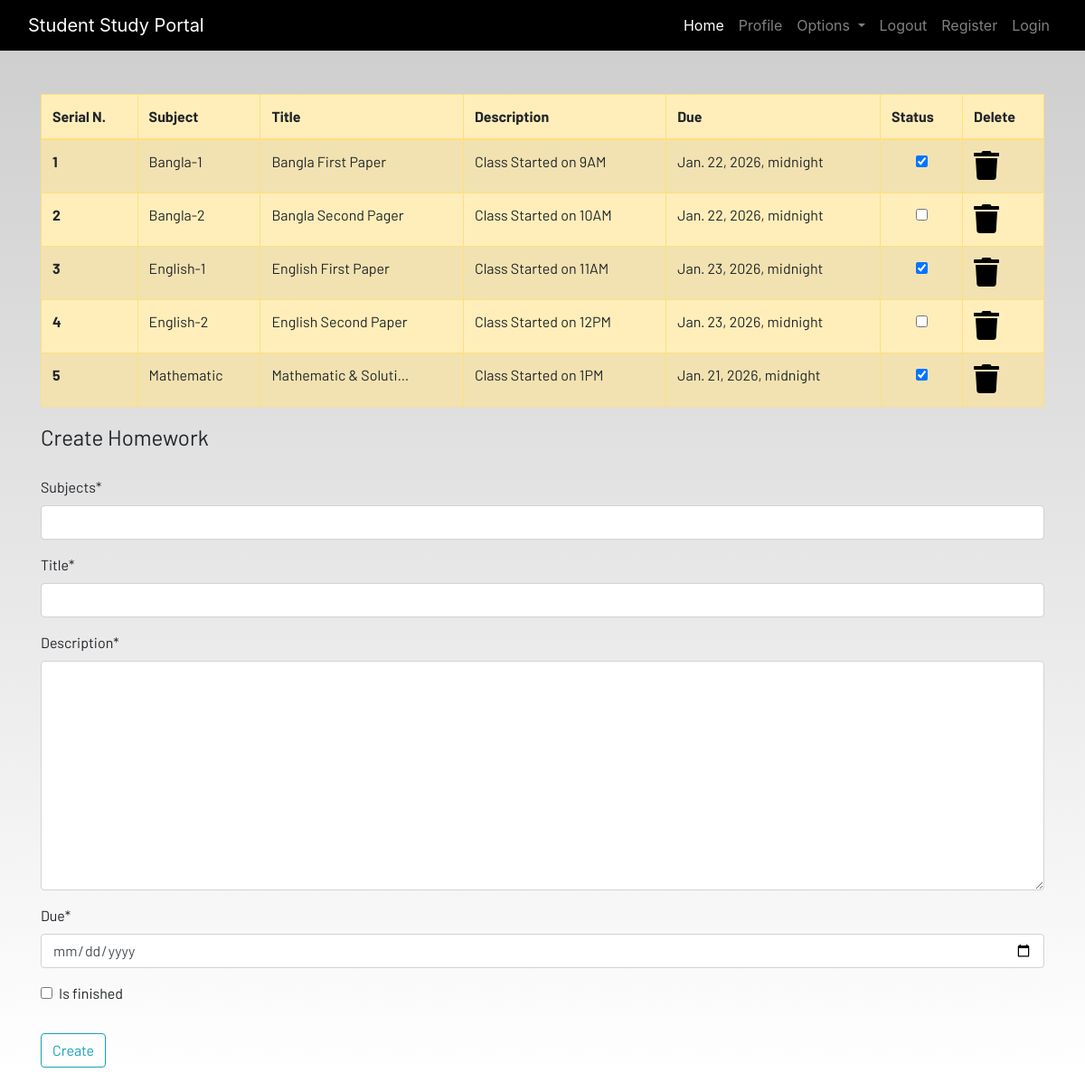
Screenshot of /homework/ (signed in) with the database file from the repository.
### dashboard/models.py (models this page shows, shortened)
class Homework(models.Model):
    user = models.ForeignKey(User, on_delete=models.CASCADE)
    subjects = models.CharField(max_length=100)
    title = models.CharField(max_length=100)
    description =models.TextField()
    due = models.DateTimeField()
    is_finished = models.BooleanField(default=False)

### dashboard/views.py (the view)
# urls.py: path('homework/', views.homework, name='homework'),
def homework(request):
    if request.method == 'POST':
        form = HomeworkForm(request.POST)
        if form.is_valid():
            try:
                finished = request.POST['is_finished']
                if finished == 'on':
                    finished = True
                else:
                    finished = False
            except:
                finished = False
            homeworks = Homework(
                user = request.user,
                subjects = request.POST['subjects'],
                title = request.POST['title'],
                description = request.POST['description'],
                due = request.POST['due'],
                is_finished = finished
            )
            homeworks.save()
            messages.success(request, f"Homework Added form {request.user.username}!")
            return redirect('homework')
    else:
        form = HomeworkForm()
    homework = Homework.objects.filter(user=request.user)
    if len(homework) == 0:
        homework_done = True
    else:
        homework_done = False
    context = {
        "homework": homework,
        "homework_done": homework_done,
        "form": form,
    }
    return render(request, 'dashboard/homework.html', context)

### dashboard/forms.py
class HomeworkForm(forms.ModelForm):
    class Meta:
        model = Homework
        widgets = {'due': DateInput()}
        fields = ['subjects', 'title', 'description', 'due', 'is_finished']

### templates/dashboard/homework.html (shortened to what this page needs)
{% extends 'dashboard/base.html' %}
{% load static %}
{% load crispy_forms_tags %}
{% block content %}
<div class="container">
    {% if not homework_done %}
    <table class="table table-striped table-bordered table-hover table-warning">
        <thead>
            <tr>
                <th>Serial N.</th>
                <th>Subject</th>
                <th>Title</th>
                <th>Description</th>
                <th>Due</th>
                <th>Status</th>
                <th>Delete</th>
            </tr>
        </thead>
        <tbody>
            {% for home in homework %}
            <tr>
                <th>{{ forloop.counter }}</th>
                <td>{{ home.subjects }}</td>
                <td>{{ home.title|truncatechars:20 }}</td>
                <td>{{ home.description|truncatechars:30 }}</td>
                <td>{{ home.due }}</td>
                <td class="text-center">
                    <form action="{% url 'update_homework' home.pk %}" method="POST">
                        <input type="checkbox" onchange="this.form.submit()"
                            {% if home.is_finished %} checked {% endif %}>
                    </form>
                </td>
                <td><a href="{% url 'delete_homework' home.pk %}"><i class="fa fa-trash fa-2x"></i></a></td>
            </tr>
            {% endfor %}
        </tbody>
    </table>
    {% else %}
    <h4>All homeworks are completed!! Create to have more!!</h4>
{% endif %}
</div>
<div class=" container">
    <form method="POST">
        <fieldset class="form-group">
            <legend class="border-bottom mb-4">Create Homework</legend>
            {{ form|crispy }}
        </fieldset>
        <div class="form-group">
            <button href="" class="btn btn-outline-info" type="submit">
                Create
            </button>
        </div>
    </form>
</div>
{% endblock content %}

### static/css/main.css (style rules this page uses)
html { scroll-behavior: smooth; height: 100%; width: 100%; }
a { text-decoration: none !important; color: black; }
html, body { max-width: 100%; overflow-x: hidden; height: 100%; width: 100%; }
body { background: linear-gradient(rgba(0, 0, 0, 0.2), rgba(255, 255, 255, 0.5)); overflow-x: hidden; background-repeat: no-repeat; }
.fa { color: black; }

### rows the page displays
Homework: subjects "Bangla-1", title "Bangla First Paper", description "Class Started on 9AM", due "Jan. 22, 2026, midnight", is_finished "☑"
Homework: subjects "Bangla-2", title "Bangla Second Pager", description "Class Started on 10AM", due "Jan. 22, 2026, midnight"
Homework: subjects "English-1", title "English First Paper", description "Class Started on 11AM", due "Jan. 23, 2026, midnight", is_finished "☑"
Homework: subjects "English-2", title "English Second Paper", description "Class Started on 12PM", due "Jan. 23, 2026, midnight"
Homework: subjects "Mathematic", title "Mathematic & Soluti…", description "Class Started on 1PM", due "Jan. 21, 2026, midnight", is_finished "☑"
